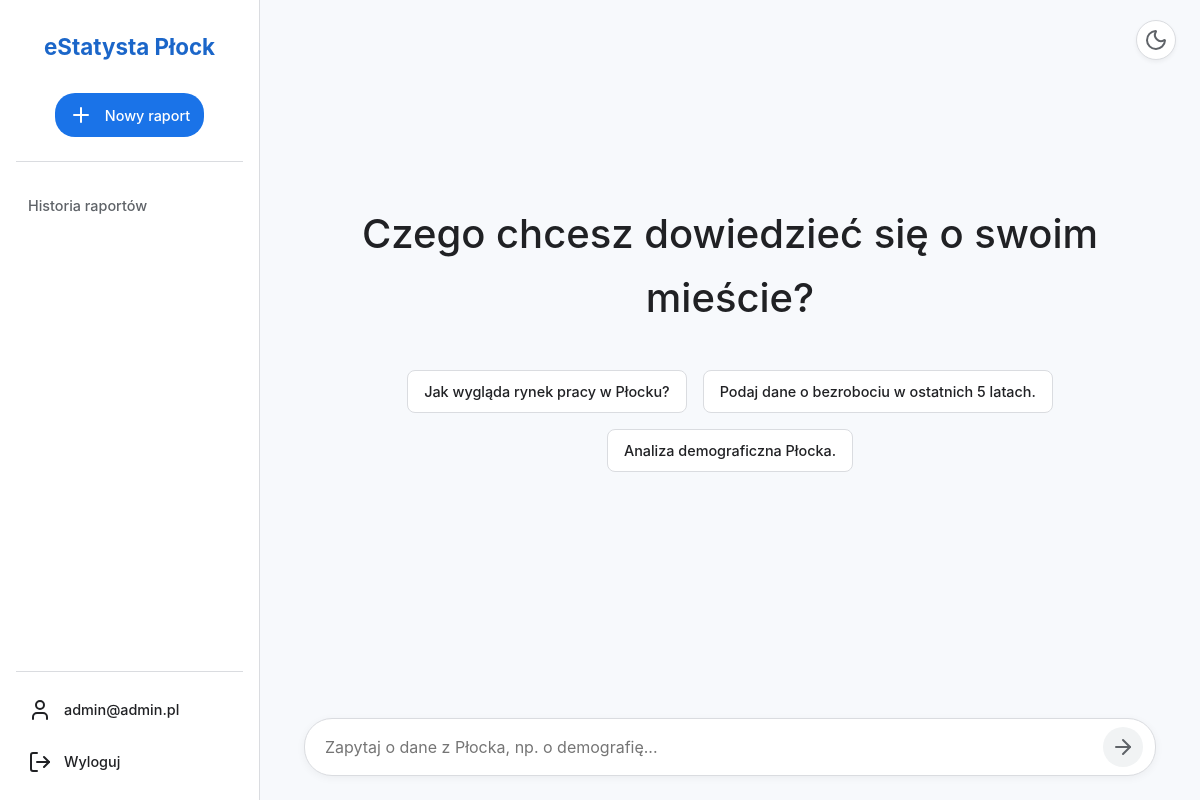
Page / (signed in) on the earlier database version.
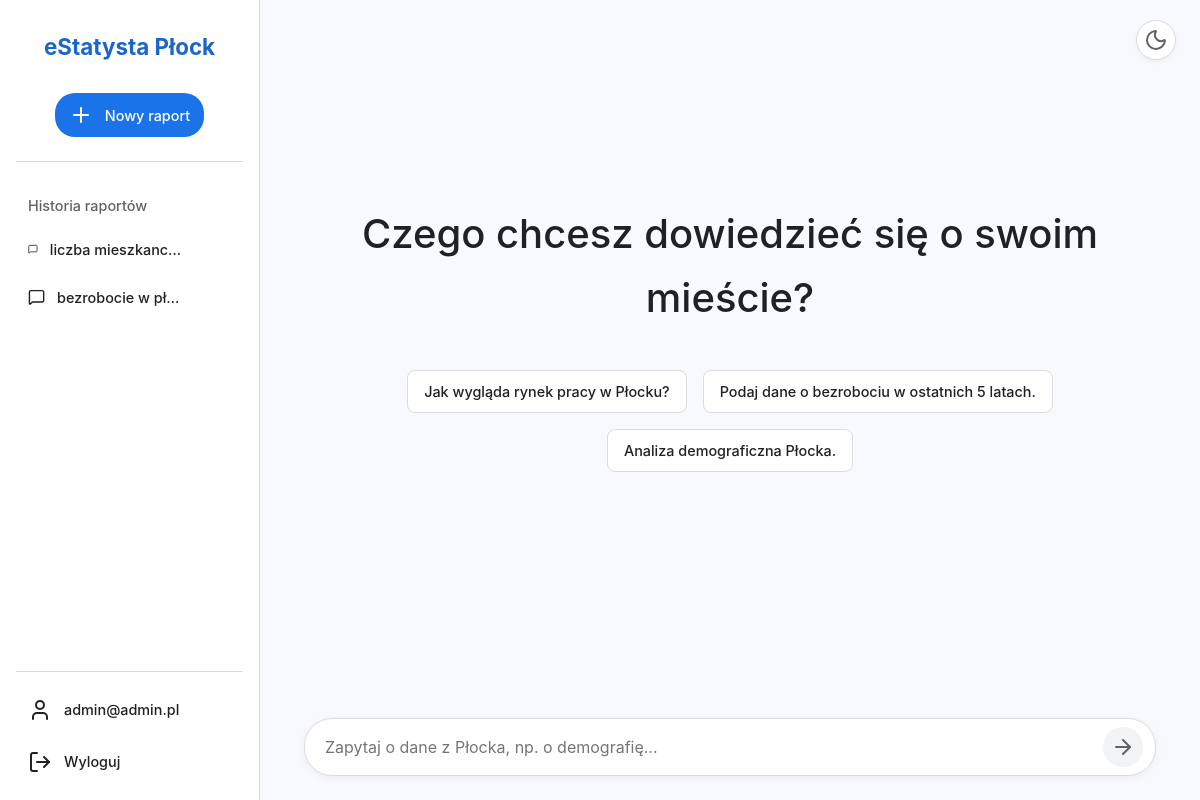
Same page on the later database version.
### main.py (models this page shows)
class User(db.Model, UserMixin):
    id = db.Column(db.Integer, primary_key=True)
    email = db.Column(db.String(120), unique=True, nullable=False)
    password = db.Column(db.String(60), nullable=False)
    reports = db.relationship('Report', backref='author', lazy=True)

class Report(db.Model):
    id = db.Column(db.Integer, primary_key=True)
    title = db.Column(db.String(200), nullable=False)
    prompt = db.Column(db.Text, nullable=False)
    content = db.Column(db.Text, nullable=False)
    user_id = db.Column(db.Integer, db.ForeignKey('user.id'), nullable=False)

### main.py (the view)
@app.route('/')
@login_required
def index():
    user_reports = Report.query.filter_by(user_id=current_user.id).order_by(Report.id.desc()).all()
    return render_template('index.html', history=user_reports)

### main.py (called while the page is built)
@login_manager.user_loader
def load_user(user_id):
    return User.query.get(int(user_id))

### templates/index.html (shortened to what this page needs)
<!DOCTYPE html>
<html lang="pl">
<head>
    <link rel="stylesheet" href="{{ url_for('static', filename='style.css') }}">
</head>
<body>
    <div id="app-container">
        <nav class="sidebar" id="sidebar">
            <div class="sidebar-header">
                <a href="{{ url_for('index') }}" class="logo-link">
                   <span class="logo-text">eStatysta Płock</span>
                </a>
                <button class="new-chat-btn" onclick="window.location.href='/'">
                    <i data-lucide="plus"></i> Nowy raport
                </button>
            </div>
            <div class="sidebar-history">
                <span class="history-title">Historia raportów</span>
                <ul id="history-list">
                    {% for report in history %}
                        <a href="#" class="history-item" data-id="{{ report.id }}">
                            <i data-lucide="message-square"></i>
                            <span>{{ report.title }}</span>
                        </a>
                    {% endfor %}
                </ul>
            </div>
            <div class="sidebar-footer">
                <a href="#" class="user-account">
                    <i data-lucide="user"></i>
                    <span>{{ current_user.email }}</span>
                </a>
                <a href="{{ url_for('logout') }}" class="logout-btn">
                    <i data-lucide="log-out"></i>
                    <span>Wyloguj</span>
                </a>
            </div>
        </nav>
        <main class="main-content" id="main-content">
            <button class="theme-toggle-main" id="theme-toggle-btn" title="Zmień motyw">
                <i class="theme-icon icon-moon" data-lucide="moon"></i>
            </button>
            <div class="chat-container">
                <div class="welcome-message" id="welcome-message">
                    <h1>Czego chcesz dowiedzieć się o swoim mieście?</h1>
                    <div class="suggested-prompts">
                        <button class="prompt-suggestion">Jak wygląda rynek pracy w Płocku?</button>
                        <button class="prompt-suggestion">Podaj dane o bezrobociu w ostatnich 5 latach.</button>
                        <button class="prompt-suggestion">Analiza demograficzna Płocka.</button>
                    </div>
                </div>
            </div>
            <div class="prompt-area">
                <form id="prompt-form">
                    <div class="prompt-input-wrapper">
                        <textarea
                            id="prompt-input"
                            rows="1"
                            placeholder="Zapytaj o dane z Płocka, np. o demografię..."
                        ></textarea>
                        <button type="submit" class="send-btn" id="send-btn">
                            <i data-lucide="arrow-right"></i>
                        </button>
                    </div>
                </form>
            </div>
        </main>
    </div>
</body>
</html>

Differences in the rows shown:
added Report: title "liczba mieszkanc…"
added Report: title "bezrobocie w pł…"
